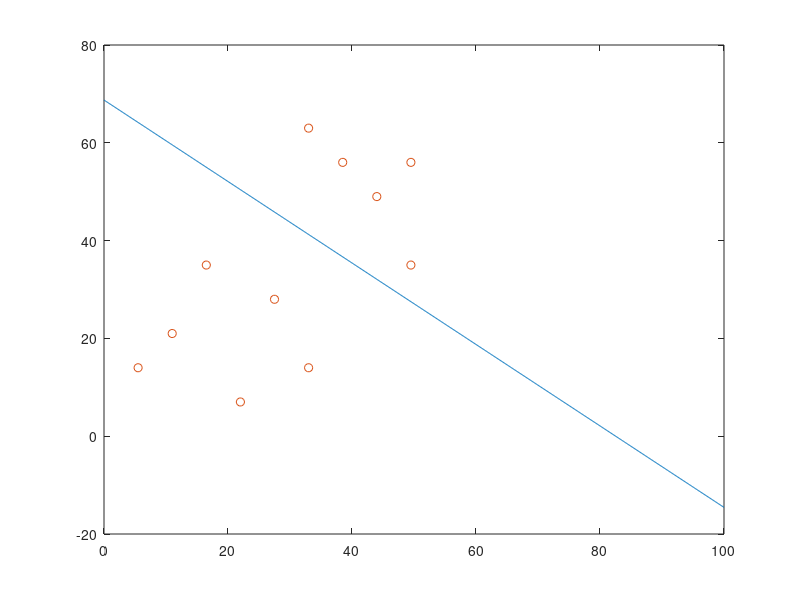
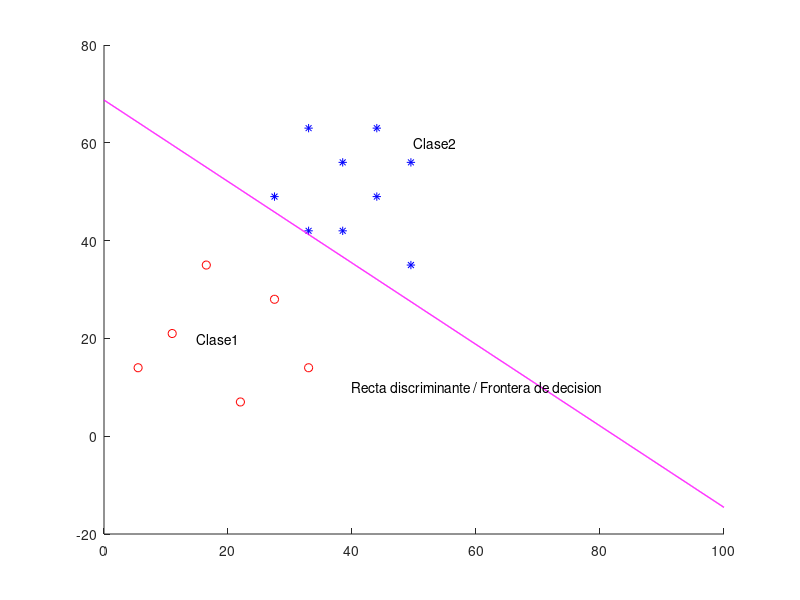

Write the MATLAB code that produced these figures, in order.
%% Perceptron

clc
clear
close all

%%
x_1= [5.5 22 16.5 11 27.5 33 38.5 49.5 44 33 49.5 38.5 44 27.5 33];
x_2= [14 7 35 21 28 14 56 35 49 63 56 42 63 49 42];

T= [0 0 0 0 0 0 1 1 1 1 1 1 1 1 1];

%% Patrones de entrenamiento

P=[x_1(1:11);x_2(1:11)] % uso los datos de 1-11 para entrenar
[f c]=size(P)

%%Inicialización de pesos
W=rand(1,2)

%%Inicialización del b
b=rand(1)
e=1;
iter=0;

%% Entrenamiento

while (numel(e(e~=0))>=1)
   iter=iter+1;
   
   for k=1:c
       yp=W*P(:,k)+b;
       if (yp>=0)
           yT(k)=1;
       else
           yT(k)=0;
       end

  % Calcular el error 
  e(k)=T(k)-yT(k);
  
  % Actualización de pesos y b 
  Delta_w=W+(e(k)*P(:,k)');
  Delta_b=b+e(k);
  W=Delta_w;
  b=Delta_b;

   end
end

% yT = T

%% Graficacion entrenamiento

% Recta discriminante / frontera
x1 = 0:0.1:100; %x1 != x_1 son DIFERENTES
m = -W(1)/W(2); %pendiente de la recta
br = -b/W(2);
x2 = m*x1+br;

figure(1)
%title("Entrenamiento") !!!!!!!!!!!!!
plot(x1,x2)
hold on
plot(x_1(1:11),x_2(1:11),'o')


%% Prueba

% como mi modelo de perceptron ya fue entrenado en el while, ya puedo
% entregarle el resto de los datos para que los clasifique (recordar que
% hice el entrenamiento con solo los datos del 1-11)

% usualmente la prueba es con un 30% de los datos, pero si a mi entranamiento
% le fue bien, puedo tirar de una sola vez el 100% de mis datos

P = [x_1(1:end);x_2(1:end)]; % 1:end = 100% ; 11:end = 30%
[f c] = size(P);

for k=1:c
    yp=W*P(:,k)+b; %aqui ya uso mi W final y mi b final
    if (yp>=0)
        yT(k)=1;
    else
        yT(k)=0;
    end
end

yT
T %verifico que T = yT

%% Grafica prueba

figure(2)
hold on
for k=1:length(x_1)
    if yT(k)==1
        plot(P(1,k),P(2,k),'b*') %patron en primera y segunda posicion y en la posicion k, es como x_1 y x_2 pero con el patron
    else
        plot(P(1,k),P(2,k),'ro')
    end
end

plot(x1,x2,"LineWidth",1,"Color","m") %misma linea de frontera que ya habia creado antes
text(15,20,"Clase1") %poner texto en la posicion x,y 
text(50,60,"Clase2")
text(40,10,"Recta discriminante / Frontera de decision")


